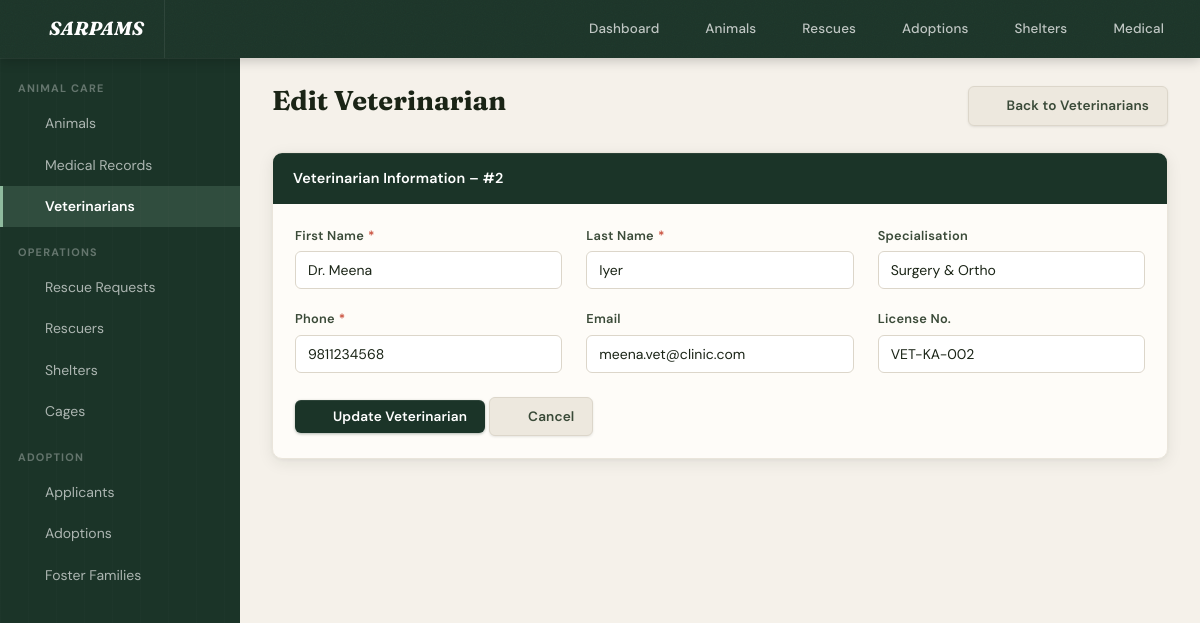
/veterinarians/edit.php?id=2, run on the app's committed database.
### tables this page shows
CREATE TABLE IF NOT EXISTS VETERINARIAN (
    vet_id          INT AUTO_INCREMENT PRIMARY KEY,
    first_name      VARCHAR(50) NOT NULL,
    last_name       VARCHAR(50) NOT NULL,
    specialisation  VARCHAR(100),
    phone           VARCHAR(15) NOT NULL,
    email           VARCHAR(100) UNIQUE,
    license_no      VARCHAR(30) NOT NULL UNIQUE,
    created_at      TIMESTAMP DEFAULT CURRENT_TIMESTAMP
);

### config/db.php (called while the page is built, shortened)
<?php
function getDB() {
    static $conn = null;
    if ($conn === null) {
        $conn = new mysqli(DB_HOST, DB_USER, DB_PASS, DB_NAME);
        $conn->set_charset('utf8mb4');
    }
    return $conn;
}
function query($sql) {
    $result = getDB()->query($sql);
    return $result;
}
function fetchOne($sql) {
    $result = query($sql);
    return $result->fetch_assoc();
}

### veterinarians/edit.php (the view, shortened to what this page needs)
<?php
require_once __DIR__ . '/../config/db.php';
$id = isset($_GET['id']) ? (int)$_GET['id'] : 0;
$vet = fetchOne("SELECT * FROM VETERINARIAN WHERE vet_id=$id");
$d = ($_SERVER['REQUEST_METHOD'] === 'POST') ? $_POST : $vet;
require_once __DIR__ . '/../includes/header.php';
?>
<div class="page-header">
    <h1 class="page-title">Edit Veterinarian</h1>
    <a href="/sarpams/veterinarians/index.php" class="btn btn-secondary"><i data-lucide="arrow-left"></i> Back to Veterinarians</a>
</div>
<div class="card">
    <div class="card-header">Veterinarian Information – #<?= $id ?></div>
    <div class="card-body">
        <form method="post" action="">
            <div class="form-grid">
                <div class="form-group required">
                    <label>First Name</label>
                    <input type="text" name="first_name" value="<?= htmlspecialchars($d['first_name'] ?? '') ?>" required>
                </div>
                <div class="form-group required">
                    <label>Last Name</label>
                    <input type="text" name="last_name" value="<?= htmlspecialchars($d['last_name'] ?? '') ?>" required>
                </div>
                <div class="form-group">
                    <label>Specialisation</label>
                    <input type="text" name="specialisation" value="<?= htmlspecialchars($d['specialisation'] ?? '') ?>">
                </div>
                <div class="form-group required">
                    <label>Phone</label>
                    <input type="text" name="phone" value="<?= htmlspecialchars($d['phone'] ?? '') ?>" required>
                </div>
                <div class="form-group">
                    <label>Email</label>
                    <input type="email" name="email" value="<?= htmlspecialchars($d['email'] ?? '') ?>">
                </div>
                <div class="form-group">
                    <label>License No.</label>
                    <input type="text" name="license_no" value="<?= htmlspecialchars($d['license_no'] ?? '') ?>">
                </div>
            </div>
            <div style="margin-top:1.5rem;">
                <button type="submit" class="btn btn-primary"><i data-lucide="save"></i> Update Veterinarian</button>
                <a href="/sarpams/veterinarians/index.php" class="btn btn-secondary"><i data-lucide="x"></i> Cancel</a>
            </div>
        </form>
    </div>
</div>

### assets/css/style.css (style rules this page uses)
*, *::before, *::after { box-sizing: border-box; margin: 0; padding: 0; }
:root { --forest: #1b3428; --forest-mid: #224234; --forest-light:#2d5443; --moss: #2a7d4f; --moss-soft: #3d9966; --sage: #8fbb9e; --sage-pale: #d4ead9; --parchment: #f5f1ea; --parchment-dark: #ede8de; --cream: #fefcf8; --warm-white: #ffffff; --border: #dcd6ca; --border-soft: #eae5db; --ink: #1a2416; --ink-mid: #3a4a38; --muted: #7a806e; --muted-light: #a8ae9e; --success: #1e8c55; --success-bg: #dff0e6; --success-border: #a3d4b5; --danger: #c84b38; --danger-bg: #fae8e5; --danger-border: #f0b4aa; --warning: #c97a10; --warning-bg: #fef3e0; --warning-border: #f0c97a; --info: #1d6e85; --info-bg: #ddf0f5; --info-border: #94cdd9; --purple: #6b4ca0; --purple-bg: #ede5f8; --amber: #b8680a; --amber-bg: #fef0d4; --shadow-sm: 0 1px 3px rgba(26,36,22,.07), 0 1px 2px rgba(26,36,22,.04); --shadow: 0 4px 16px rgba(26,36,22,.08), 0 1px 4px rgba(26,36,22,.05); --shadow-md: 0 8px 28px rgba(26,36,22,.12), 0 2px 8px rgba(26,36,22,.06); --shadow-lg: 0 16px 48px rgba(26,36,22,.15); --radius-sm: 6px; --radius: 10px; --radius-lg: 14px; --radius-pill: 999px; --sidebar-w: 240px; --navbar-h: 58px; --ease: cubic-bezier(.4,0,.2,1); --ease-bounce: cubic-bezier(.34,1.56,.64,1); }
html { scroll-behavior: smooth; }
body { font-family: 'DM Sans', system-ui, sans-serif; font-size: 15px; line-height: 1.6; background: var(--parchment); color: var(--ink); min-height: 100vh; -webkit-font-smoothing: antialiased; text-rendering: optimizeLegibility; }
h1, h2, h3, h4 { font-family: 'Fraunces', Georgia, serif; font-optical-sizing: auto; font-weight: 700; line-height: 1.2; color: var(--ink); }
a { color: var(--moss); text-decoration: none; transition: color .2s var(--ease); }
[data-lucide] { display: inline-block; vertical-align: middle; flex-shrink: 0; stroke-width: 1.75; }
.btn [data-lucide] { width: 14px; height: 14px; stroke: currentColor; }
.page-header { display: flex; align-items: flex-start; justify-content: space-between; margin-bottom: 26px; flex-wrap: wrap; gap: 14px; }
.page-title { font-family: 'Fraunces', serif; font-size: 1.7rem; font-weight: 700; color: var(--ink); display: flex; align-items: center; gap: 10px; line-height: 1.1; font-optical-sizing: auto; }
.card { background: var(--cream); border-radius: var(--radius); box-shadow: var(--shadow); border: 1px solid var(--border-soft); overflow: hidden; }
.card-header { background: var(--forest); color: #fff; padding: 14px 20px; font-family: 'DM Sans', sans-serif; font-weight: 600; font-size: .9rem; display: flex; align-items: center; gap: 8px; letter-spacing: .01em; box-shadow: inset 0 1px 0 rgba(255,255,255,.07); }
.card-body { padding: 22px; }
.btn { display: inline-flex; align-items: center; justify-content: center; gap: 6px; padding: 8px 18px; border-radius: var(--radius-sm); border: none; cursor: pointer; font-size: .85rem; font-weight: 550; font-family: 'DM Sans', sans-serif; text-decoration: none; letter-spacing: .01em; transition: background .16s var(--ease), box-shadow .16s var(--ease), transform .12s var(--ease-bounce), opacity .16s; position: relative; white-space: nowrap; }
.btn-primary { background: var(--forest); color: #fff; box-shadow: 0 1px 3px rgba(27,52,40,.35), inset 0 1px 0 rgba(255,255,255,.08); }
.btn-secondary { background: var(--parchment-dark); color: var(--ink-mid); border: 1px solid var(--border); box-shadow: var(--shadow-sm); }
.form-grid { display: grid; grid-template-columns: repeat(auto-fill, minmax(250px, 1fr)); gap: 20px 24px; }
.form-group { display: flex; flex-direction: column; gap: 5px; }
label { font-size: .8rem; font-weight: 600; color: var(--ink-mid); letter-spacing: .02em; display: flex; align-items: center; gap: 4px; }
.required > label::after, label.required::after { content: ' *'; color: var(--danger); }
input[type="text"], input[type="email"], input[type="tel"], input[type="number"], input[type="date"], input[type="time"], input[type="search"], input[type="password"], select, textarea { padding: 9px 12px; border: 1.5px solid var(--border); border-radius: var(--radius-sm); font-size: .875rem; font-family: 'DM Sans', sans-serif; background: var(--warm-white); color: var(--ink); transition: border-color .18s var(--ease), box-shadow .18s var(--ease); appearance: none; width: 100%; }
input::placeholder { color: var(--muted-light); }

### data on the page
veterinarian: first_name "Dr. Meena", last_name "Iyer", specialisation "Surgery & Ortho", phone "9811234568", email "meena.vet@clinic.com", license_no "VET-KA-002"

### other printed values
$id "2"
